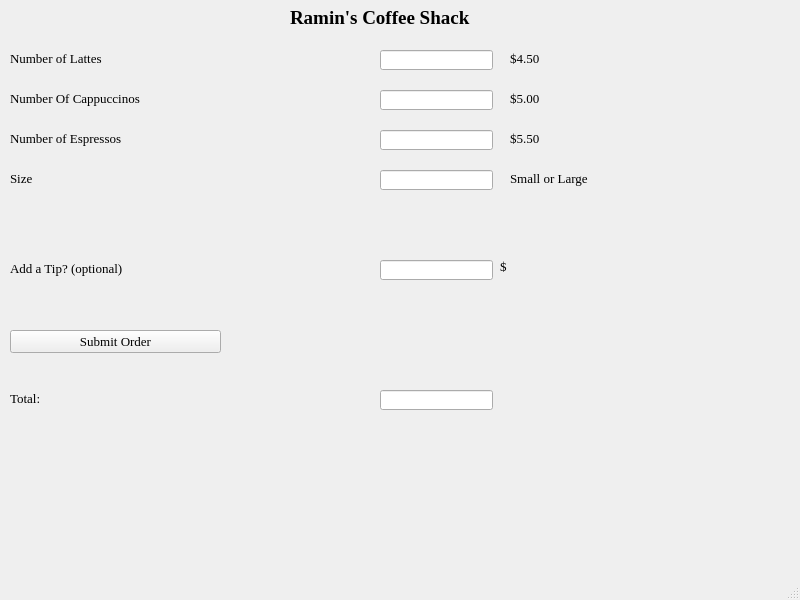
<?xml version="1.0" encoding="UTF-8"?>
<ui version="4.0">
 <class>raminsCoffeeShack</class>
 <widget class="QMainWindow" name="raminsCoffeeShack">
  <property name="geometry">
   <rect>
    <x>0</x>
    <y>0</y>
    <width>800</width>
    <height>600</height>
   </rect>
  </property>
  <property name="font">
   <font>
    <family>Georgia</family>
    <pointsize>10</pointsize>
   </font>
  </property>
  <property name="windowTitle">
   <string>Ramin's Coffee Shack</string>
  </property>
  <widget class="QWidget" name="centralwidget">
   <widget class="QLabel" name="lblRaminsCoffeeShack">
    <property name="geometry">
     <rect>
      <x>290</x>
      <y>10</y>
      <width>211</width>
      <height>16</height>
     </rect>
    </property>
    <property name="font">
     <font>
      <family>Georgia</family>
      <pointsize>14</pointsize>
      <weight>75</weight>
      <bold>true</bold>
     </font>
    </property>
    <property name="text">
     <string>Ramin's Coffee Shack</string>
    </property>
   </widget>
   <widget class="QLabel" name="lblNumberofLattes">
    <property name="geometry">
     <rect>
      <x>10</x>
      <y>50</y>
      <width>151</width>
      <height>16</height>
     </rect>
    </property>
    <property name="text">
     <string>Number of Lattes</string>
    </property>
   </widget>
   <widget class="QLabel" name="lblNumberofCappuccinos">
    <property name="geometry">
     <rect>
      <x>10</x>
      <y>90</y>
      <width>151</width>
      <height>16</height>
     </rect>
    </property>
    <property name="text">
     <string>Number Of Cappuccinos</string>
    </property>
   </widget>
   <widget class="QLabel" name="label_3">
    <property name="geometry">
     <rect>
      <x>10</x>
      <y>130</y>
      <width>151</width>
      <height>16</height>
     </rect>
    </property>
    <property name="text">
     <string>Number of Espressos</string>
    </property>
   </widget>
   <widget class="QLabel" name="lblSize">
    <property name="geometry">
     <rect>
      <x>10</x>
      <y>170</y>
      <width>151</width>
      <height>16</height>
     </rect>
    </property>
    <property name="text">
     <string>Size</string>
    </property>
   </widget>
   <widget class="QLineEdit" name="txtLatteValue">
    <property name="geometry">
     <rect>
      <x>380</x>
      <y>50</y>
      <width>113</width>
      <height>20</height>
     </rect>
    </property>
   </widget>
   <widget class="QLineEdit" name="txtSizeValue">
    <property name="geometry">
     <rect>
      <x>380</x>
      <y>170</y>
      <width>113</width>
      <height>20</height>
     </rect>
    </property>
   </widget>
   <widget class="QLineEdit" name="txtEspressoValue">
    <property name="geometry">
     <rect>
      <x>380</x>
      <y>130</y>
      <width>113</width>
      <height>20</height>
     </rect>
    </property>
   </widget>
   <widget class="QLineEdit" name="txtCappucinnoValue">
    <property name="geometry">
     <rect>
      <x>380</x>
      <y>90</y>
      <width>113</width>
      <height>20</height>
     </rect>
    </property>
   </widget>
   <widget class="QLabel" name="lblLatteCost">
    <property name="geometry">
     <rect>
      <x>510</x>
      <y>50</y>
      <width>71</width>
      <height>16</height>
     </rect>
    </property>
    <property name="text">
     <string>$4.50</string>
    </property>
   </widget>
   <widget class="QLabel" name="lblListofSize">
    <property name="geometry">
     <rect>
      <x>510</x>
      <y>170</y>
      <width>201</width>
      <height>16</height>
     </rect>
    </property>
    <property name="text">
     <string>Small or Large</string>
    </property>
   </widget>
   <widget class="QLabel" name="lblEspressoCost">
    <property name="geometry">
     <rect>
      <x>510</x>
      <y>130</y>
      <width>71</width>
      <height>16</height>
     </rect>
    </property>
    <property name="text">
     <string>$5.50</string>
    </property>
   </widget>
   <widget class="QLabel" name="lblCappuccinoCost">
    <property name="geometry">
     <rect>
      <x>510</x>
      <y>90</y>
      <width>71</width>
      <height>16</height>
     </rect>
    </property>
    <property name="text">
     <string>$5.00</string>
    </property>
   </widget>
   <widget class="QLabel" name="lblTip">
    <property name="geometry">
     <rect>
      <x>10</x>
      <y>260</y>
      <width>141</width>
      <height>16</height>
     </rect>
    </property>
    <property name="text">
     <string>Add a Tip? (optional)</string>
    </property>
   </widget>
   <widget class="QLineEdit" name="tipValue">
    <property name="geometry">
     <rect>
      <x>380</x>
      <y>260</y>
      <width>113</width>
      <height>20</height>
     </rect>
    </property>
   </widget>
   <widget class="QPushButton" name="btnSubmitOrder">
    <property name="geometry">
     <rect>
      <x>10</x>
      <y>330</y>
      <width>211</width>
      <height>23</height>
     </rect>
    </property>
    <property name="text">
     <string>Submit Order</string>
    </property>
   </widget>
   <widget class="QLabel" name="lblTotalCost">
    <property name="geometry">
     <rect>
      <x>10</x>
      <y>390</y>
      <width>131</width>
      <height>16</height>
     </rect>
    </property>
    <property name="text">
     <string>Total:</string>
    </property>
   </widget>
   <widget class="QLineEdit" name="txtTotalCost">
    <property name="geometry">
     <rect>
      <x>380</x>
      <y>390</y>
      <width>113</width>
      <height>20</height>
     </rect>
    </property>
    <property name="readOnly">
     <bool>true</bool>
    </property>
   </widget>
   <widget class="QLabel" name="lblDollarSign">
    <property name="geometry">
     <rect>
      <x>500</x>
      <y>260</y>
      <width>47</width>
      <height>13</height>
     </rect>
    </property>
    <property name="text">
     <string>$</string>
    </property>
   </widget>
  </widget>
  <widget class="QMenuBar" name="menubar">
   <property name="geometry">
    <rect>
     <x>0</x>
     <y>0</y>
     <width>800</width>
     <height>22</height>
    </rect>
   </property>
  </widget>
  <widget class="QStatusBar" name="statusbar"/>
 </widget>
 <resources/>
 <connections/>
</ui>
